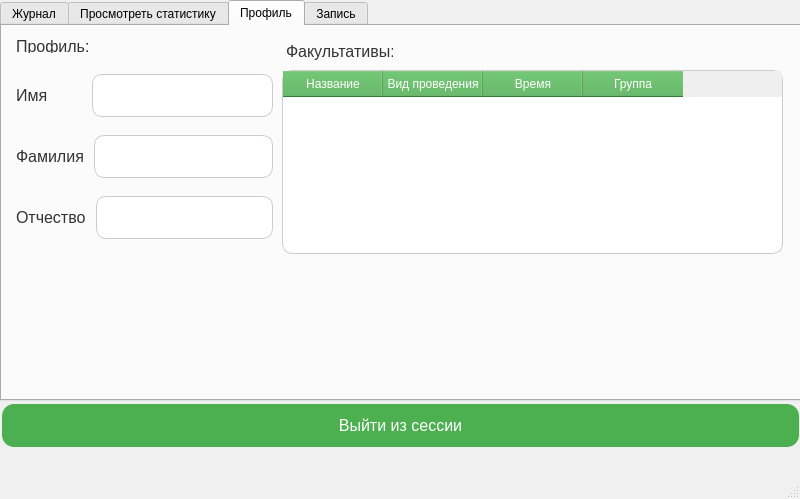
<?xml version="1.0" encoding="UTF-8"?>
<ui version="4.0">
 <class>TeacherHome</class>
 <widget class="QMainWindow" name="TeacherHome">
  <property name="geometry">
   <rect>
    <x>0</x>
    <y>0</y>
    <width>800</width>
    <height>499</height>
   </rect>
  </property>
  <property name="windowTitle">
   <string>MainWindow</string>
  </property>
  <property name="styleSheet">
   <string notr="true">/* Main window background */
QMainWindow {
    background-color: #f0f0f0; /* Светло-серый фон */
}

/* General button style */
QPushButton {
    background-color: #4CAF50; /* Зеленый фон */
    border: none; /* Без границы */
    color: white; /* Белый текст */
    padding: 10px 24px; /* Внутренний отступ */
    text-align: center; /* Выравнивание текста по центру */
    font-size: 16px; /* Размер шрифта */
    margin: 4px 2px; /* Внешний отступ */
    border-radius: 12px; /* Закругленные углы */
}

QPushButton:hover {
    background-color: #45a049; /* Темно-зеленый фон при наведении */
}

QPushButton:pressed {
    background-color: #398439; /* Ещё темнее при нажатии */
}

/* Line edit fields */
QLineEdit {
    border: 1px solid #ccc; /* Светло-серая граница */
    border-radius: 10px; /* Закругленные углы */
    padding: 10px; /* Внутренний отступ */
    font-size: 16px; /* Размер шрифта */
    background-color: #fff; /* Белый фон */
    margin: 4px 0; /* Внешний отступ */
}

/* Line edit focus style */
QLineEdit:focus {
    border: 1px solid #4CAF50; /* Зеленая граница при фокусе */
}

/* Labels */
QLabel {
    font-size: 16px; /* Размер шрифта */
    color: #333; /* Темно-серый текст */
    margin: 4px 0; /* Внешний отступ */
}

/* Combobox */
QComboBox {
    border: 1px solid #ccc; /* Светло-серая граница */
    border-radius: 10px; /* Закругленные углы */
    padding: 8px; /* Внутренний отступ */
    font-size: 16px; /* Размер шрифта */
    background-color: #fff; /* Белый фон */
    margin: 4px 0; /* Внешний отступ */
}

/* Combobox focus style */
QComboBox:focus {
    border: 1px solid #4CAF50; /* Зеленая граница при фокусе */
}

/* Table headers */
QHeaderView::section {
    background-color: #4CAF50; /* Зеленый фон */
    color: white; /* Белый текст */
    padding: 4px; /* Внутренний отступ */
}

/* Table items */
QTableWidget {
    border: 1px solid #ccc; /* Светло-серая граница */
    border-radius: 10px; /* Закругленные углы */
    font-size: 14px; /* Размер шрифта */
    background-color: #fff; /* Белый фон */
    margin: 4px 0; /* Внешний отступ */
}

/* Table item selection */
QTableWidget::item:selected {
    background-color: #45a049; /* Темно-зеленый фон при выборе */
}

/* Message box buttons */
QMessageBox QPushButton {
    background-color: #4CAF50; /* Зеленый фон */
    color: white; /* Белый текст */
    border: none; /* Без границы */
    padding: 10px 20px; /* Внутренний отступ */
    border-radius: 5px; /* Закругленные углы */
}

QMessageBox QPushButton:hover {
    background-color: #45a049; /* Темно-зеленый фон при наведении */
}

QMessageBox QPushButton:pressed {
    background-color: #398439; /* Ещё темнее при нажатии */
}
</string>
  </property>
  <widget class="QWidget" name="centralwidget">
   <widget class="QTabWidget" name="tabWidget">
    <property name="geometry">
     <rect>
      <x>0</x>
      <y>0</y>
      <width>801</width>
      <height>401</height>
     </rect>
    </property>
    <property name="currentIndex">
     <number>2</number>
    </property>
    <widget class="QWidget" name="tab">
     <attribute name="title">
      <string>Журнал</string>
     </attribute>
     <widget class="QLabel" name="label">
      <property name="geometry">
       <rect>
        <x>10</x>
        <y>0</y>
        <width>181</width>
        <height>31</height>
       </rect>
      </property>
      <property name="font">
       <font>
        <pointsize>-1</pointsize>
        <bold>true</bold>
       </font>
      </property>
      <property name="text">
       <string>Поставить оценку:</string>
      </property>
     </widget>
     <widget class="QLabel" name="label_2">
      <property name="geometry">
       <rect>
        <x>10</x>
        <y>30</y>
        <width>81</width>
        <height>31</height>
       </rect>
      </property>
      <property name="text">
       <string>Студент:</string>
      </property>
     </widget>
     <widget class="QLineEdit" name="GradeEdit">
      <property name="geometry">
       <rect>
        <x>340</x>
        <y>150</y>
        <width>186</width>
        <height>53</height>
       </rect>
      </property>
      <property name="minimumSize">
       <size>
        <width>186</width>
        <height>53</height>
       </size>
      </property>
     </widget>
     <widget class="QLabel" name="label_6">
      <property name="geometry">
       <rect>
        <x>340</x>
        <y>110</y>
        <width>71</width>
        <height>31</height>
       </rect>
      </property>
      <property name="text">
       <string>Оценка:</string>
      </property>
     </widget>
     <widget class="QLabel" name="label_7">
      <property name="geometry">
       <rect>
        <x>340</x>
        <y>30</y>
        <width>111</width>
        <height>31</height>
       </rect>
      </property>
      <property name="text">
       <string>Факультатив:</string>
      </property>
     </widget>
     <widget class="QComboBox" name="comboBoxGeade">
      <property name="geometry">
       <rect>
        <x>340</x>
        <y>60</y>
        <width>186</width>
        <height>53</height>
       </rect>
      </property>
      <property name="minimumSize">
       <size>
        <width>186</width>
        <height>53</height>
       </size>
      </property>
     </widget>
     <widget class="QPushButton" name="pushGrade">
      <property name="geometry">
       <rect>
        <x>550</x>
        <y>270</y>
        <width>221</width>
        <height>71</height>
       </rect>
      </property>
      <property name="text">
       <string>Поставить оценку</string>
      </property>
     </widget>
     <widget class="QWidget" name="layoutWidget">
      <property name="geometry">
       <rect>
        <x>10</x>
        <y>60</y>
        <width>271</width>
        <height>181</height>
       </rect>
      </property>
      <layout class="QVBoxLayout" name="verticalLayout">
       <item>
        <layout class="QHBoxLayout" name="horizontalLayout">
         <item>
          <widget class="QLabel" name="label_3">
           <property name="minimumSize">
            <size>
             <width>74</width>
             <height>0</height>
            </size>
           </property>
           <property name="text">
            <string>Имя</string>
           </property>
          </widget>
         </item>
         <item>
          <widget class="QLineEdit" name="NameStudentEdit"/>
         </item>
        </layout>
       </item>
       <item>
        <layout class="QHBoxLayout" name="horizontalLayout_2">
         <item>
          <widget class="QLabel" name="label_4">
           <property name="minimumSize">
            <size>
             <width>74</width>
             <height>0</height>
            </size>
           </property>
           <property name="text">
            <string>Фамилия</string>
           </property>
          </widget>
         </item>
         <item>
          <widget class="QLineEdit" name="SurnameStudentEdit"/>
         </item>
        </layout>
       </item>
       <item>
        <layout class="QHBoxLayout" name="horizontalLayout_3">
         <item>
          <widget class="QLabel" name="label_5">
           <property name="text">
            <string>Отчество</string>
           </property>
          </widget>
         </item>
         <item>
          <widget class="QLineEdit" name="PatronumicStudentEdit"/>
         </item>
        </layout>
       </item>
      </layout>
     </widget>
    </widget>
    <widget class="QWidget" name="tab_3">
     <attribute name="title">
      <string>Просмотреть статистику</string>
     </attribute>
     <widget class="QWidget" name="layoutWidget_4">
      <property name="geometry">
       <rect>
        <x>10</x>
        <y>40</y>
        <width>281</width>
        <height>181</height>
       </rect>
      </property>
      <layout class="QVBoxLayout" name="verticalLayout_3">
       <item>
        <layout class="QHBoxLayout" name="horizontalLayout_7">
         <item>
          <widget class="QLabel" name="label_13">
           <property name="minimumSize">
            <size>
             <width>74</width>
             <height>0</height>
            </size>
           </property>
           <property name="text">
            <string>Имя</string>
           </property>
          </widget>
         </item>
         <item>
          <widget class="QLineEdit" name="NameStudentViewEdit"/>
         </item>
        </layout>
       </item>
       <item>
        <layout class="QHBoxLayout" name="horizontalLayout_8">
         <item>
          <widget class="QLabel" name="label_14">
           <property name="minimumSize">
            <size>
             <width>74</width>
             <height>0</height>
            </size>
           </property>
           <property name="text">
            <string>Фамилия</string>
           </property>
          </widget>
         </item>
         <item>
          <widget class="QLineEdit" name="SurnameStudentViewEdit"/>
         </item>
        </layout>
       </item>
       <item>
        <layout class="QHBoxLayout" name="horizontalLayout_9">
         <item>
          <widget class="QLabel" name="label_15">
           <property name="text">
            <string>Отчество</string>
           </property>
          </widget>
         </item>
         <item>
          <widget class="QLineEdit" name="PatronumicStudentViewEdit"/>
         </item>
        </layout>
       </item>
      </layout>
     </widget>
     <widget class="QLabel" name="label_16">
      <property name="geometry">
       <rect>
        <x>10</x>
        <y>0</y>
        <width>271</width>
        <height>41</height>
       </rect>
      </property>
      <property name="font">
       <font>
        <pointsize>-1</pointsize>
        <bold>true</bold>
       </font>
      </property>
      <property name="text">
       <string>ВВедите данные студента:</string>
      </property>
     </widget>
     <widget class="QTableWidget" name="RaspisanietableWidget">
      <property name="geometry">
       <rect>
        <x>10</x>
        <y>240</y>
        <width>381</width>
        <height>121</height>
       </rect>
      </property>
      <column>
       <property name="text">
        <string>Название</string>
       </property>
      </column>
      <column>
       <property name="text">
        <string>Вид проведения</string>
       </property>
      </column>
      <column>
       <property name="text">
        <string>Время</string>
       </property>
      </column>
     </widget>
     <widget class="QTableWidget" name="GradetableWidget">
      <property name="geometry">
       <rect>
        <x>440</x>
        <y>240</y>
        <width>291</width>
        <height>121</height>
       </rect>
      </property>
      <column>
       <property name="text">
        <string>Название</string>
       </property>
      </column>
      <column>
       <property name="text">
        <string>Оценка</string>
       </property>
      </column>
     </widget>
     <widget class="QPushButton" name="ViewButton">
      <property name="geometry">
       <rect>
        <x>350</x>
        <y>90</y>
        <width>381</width>
        <height>71</height>
       </rect>
      </property>
      <property name="text">
       <string>Посмотреть расписание и успеваемость</string>
      </property>
     </widget>
    </widget>
    <widget class="QWidget" name="tab_4">
     <attribute name="title">
      <string>Профиль</string>
     </attribute>
     <widget class="QLabel" name="label_8">
      <property name="geometry">
       <rect>
        <x>10</x>
        <y>10</y>
        <width>91</width>
        <height>21</height>
       </rect>
      </property>
      <property name="text">
       <string>Профиль:</string>
      </property>
     </widget>
     <widget class="QTableWidget" name="tableWidget">
      <property name="geometry">
       <rect>
        <x>280</x>
        <y>40</y>
        <width>501</width>
        <height>192</height>
       </rect>
      </property>
      <column>
       <property name="text">
        <string>Название</string>
       </property>
      </column>
      <column>
       <property name="text">
        <string>Вид проведения</string>
       </property>
      </column>
      <column>
       <property name="text">
        <string>Время</string>
       </property>
      </column>
      <column>
       <property name="text">
        <string>Группа</string>
       </property>
      </column>
     </widget>
     <widget class="QLabel" name="label_12">
      <property name="geometry">
       <rect>
        <x>280</x>
        <y>10</y>
        <width>111</width>
        <height>31</height>
       </rect>
      </property>
      <property name="text">
       <string>Факультативы:</string>
      </property>
     </widget>
     <widget class="QWidget" name="layoutWidget">
      <property name="geometry">
       <rect>
        <x>10</x>
        <y>40</y>
        <width>261</width>
        <height>181</height>
       </rect>
      </property>
      <layout class="QVBoxLayout" name="verticalLayout_2">
       <item>
        <layout class="QHBoxLayout" name="horizontalLayout_4">
         <item>
          <widget class="QLabel" name="label_9">
           <property name="minimumSize">
            <size>
             <width>74</width>
             <height>0</height>
            </size>
           </property>
           <property name="text">
            <string>Имя</string>
           </property>
          </widget>
         </item>
         <item>
          <widget class="QLineEdit" name="NamePrEdit"/>
         </item>
        </layout>
       </item>
       <item>
        <layout class="QHBoxLayout" name="horizontalLayout_5">
         <item>
          <widget class="QLabel" name="label_10">
           <property name="minimumSize">
            <size>
             <width>74</width>
             <height>0</height>
            </size>
           </property>
           <property name="text">
            <string>Фамилия</string>
           </property>
          </widget>
         </item>
         <item>
          <widget class="QLineEdit" name="SurnamePrEdit"/>
         </item>
        </layout>
       </item>
       <item>
        <layout class="QHBoxLayout" name="horizontalLayout_6">
         <item>
          <widget class="QLabel" name="label_11">
           <property name="text">
            <string>Отчество</string>
           </property>
          </widget>
         </item>
         <item>
          <widget class="QLineEdit" name="PatronumicPrEdit"/>
         </item>
        </layout>
       </item>
      </layout>
     </widget>
    </widget>
    <widget class="QWidget" name="tab_2">
     <attribute name="title">
      <string>Запись</string>
     </attribute>
     <widget class="QLabel" name="label_21">
      <property name="geometry">
       <rect>
        <x>10</x>
        <y>0</y>
        <width>301</width>
        <height>31</height>
       </rect>
      </property>
      <property name="font">
       <font>
        <pointsize>-1</pointsize>
        <bold>true</bold>
       </font>
      </property>
      <property name="text">
       <string>Заполните данные о студенте:</string>
      </property>
     </widget>
     <widget class="QPushButton" name="ZapispushButton">
      <property name="geometry">
       <rect>
        <x>370</x>
        <y>120</y>
        <width>271</width>
        <height>91</height>
       </rect>
      </property>
      <property name="text">
       <string>Записать на факультатив</string>
      </property>
     </widget>
     <widget class="QWidget" name="layoutWidget">
      <property name="geometry">
       <rect>
        <x>10</x>
        <y>40</y>
        <width>301</width>
        <height>245</height>
       </rect>
      </property>
      <layout class="QVBoxLayout" name="verticalLayout_5">
       <item>
        <layout class="QVBoxLayout" name="verticalLayout_4">
         <item>
          <layout class="QHBoxLayout" name="horizontalLayout_10">
           <item>
            <widget class="QLabel" name="label_17">
             <property name="minimumSize">
              <size>
               <width>74</width>
               <height>0</height>
              </size>
             </property>
             <property name="text">
              <string>Имя</string>
             </property>
            </widget>
           </item>
           <item>
            <widget class="QLineEdit" name="NameStudentZapisEdit"/>
           </item>
          </layout>
         </item>
         <item>
          <layout class="QHBoxLayout" name="horizontalLayout_11">
           <item>
            <widget class="QLabel" name="label_18">
             <property name="minimumSize">
              <size>
               <width>74</width>
               <height>0</height>
              </size>
             </property>
             <property name="text">
              <string>Фамилия</string>
             </property>
            </widget>
           </item>
           <item>
            <widget class="QLineEdit" name="SurnameStudentZapisEdit"/>
           </item>
          </layout>
         </item>
         <item>
          <layout class="QHBoxLayout" name="horizontalLayout_12">
           <item>
            <widget class="QLabel" name="label_19">
             <property name="minimumSize">
              <size>
               <width>74</width>
               <height>0</height>
              </size>
             </property>
             <property name="text">
              <string>Отчество</string>
             </property>
            </widget>
           </item>
           <item>
            <widget class="QLineEdit" name="PatronumicStudentZapisEdit"/>
           </item>
          </layout>
         </item>
        </layout>
       </item>
       <item>
        <layout class="QHBoxLayout" name="horizontalLayout_13">
         <item>
          <widget class="QLabel" name="label_20">
           <property name="minimumSize">
            <size>
             <width>0</width>
             <height>0</height>
            </size>
           </property>
           <property name="maximumSize">
            <size>
             <width>95</width>
             <height>16777215</height>
            </size>
           </property>
           <property name="text">
            <string>Факультатив</string>
           </property>
          </widget>
         </item>
         <item>
          <widget class="QComboBox" name="ZapisStudentcomboBox">
           <property name="minimumSize">
            <size>
             <width>0</width>
             <height>53</height>
            </size>
           </property>
          </widget>
         </item>
        </layout>
       </item>
      </layout>
     </widget>
    </widget>
   </widget>
   <widget class="QPushButton" name="pushButton">
    <property name="geometry">
     <rect>
      <x>0</x>
      <y>400</y>
      <width>801</width>
      <height>51</height>
     </rect>
    </property>
    <property name="text">
     <string>Выйти из сессии</string>
    </property>
   </widget>
  </widget>
  <widget class="QMenuBar" name="menubar">
   <property name="geometry">
    <rect>
     <x>0</x>
     <y>0</y>
     <width>800</width>
     <height>26</height>
    </rect>
   </property>
  </widget>
  <widget class="QStatusBar" name="statusbar"/>
 </widget>
 <resources/>
 <connections/>
</ui>
